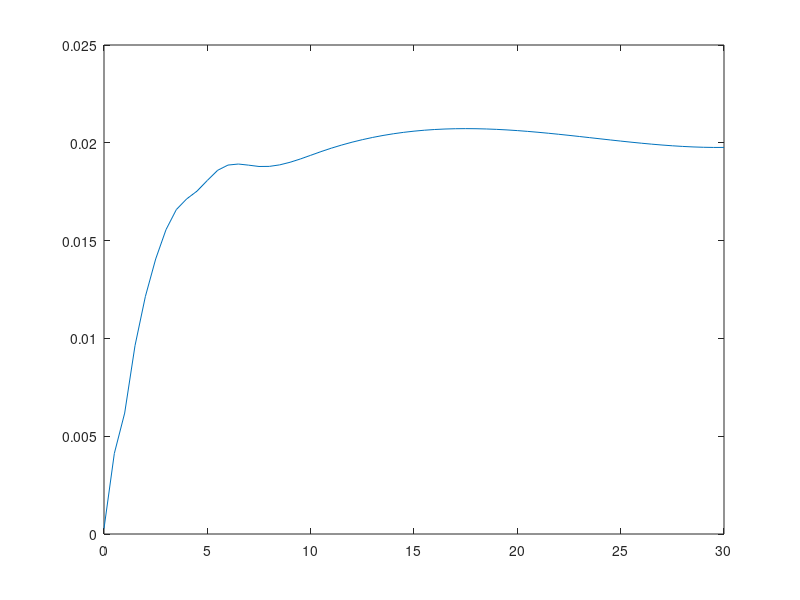

Write MATLAB code to recreate this figure.
x = [0,0.5,2,3,4,5,7,10,20,30];
y = [0.028/100,0.412/100,1.167/100,1.443/100,1.568/100,1.692/100,1.751/100,1.852/100,1.993/100,1.948/100];
xx = [];
for i = 1:61
   xx(i) = 0+0.5*(i-1); 
end
yy = spline(x,y,xx);
plot(x,y,'o',xx,yy);

r_swap = yy;
DF = zeros(1,61);
DF(1) = 1;
DF(2) = 1/(1+r_swap(2)*0.5);
for i = 3:61
    DF(i) = 1/(r_swap(i-1)*0.5 + 1);
   for j =1:i-1
       DF(i) = DF(i) - r_swap(i-1)*0.5/(r_swap(i-1)*0.5 + 1)*(DF(j));
   end
end
plot(xx,DF);
r_spot = zeros(1,61);
r_spot(1) = yy(1);
r_spot(2) = yy(2);
for i = 3:61
   r_spot(i) = -log(DF(i))/xx(i); 
end
plot(xx,r_spot);
